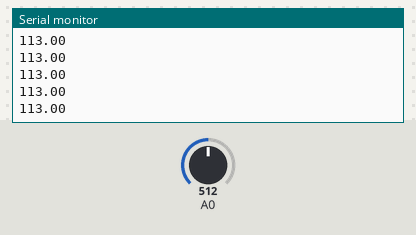
This sketch was run on a simulated Arduino Uno, built with avr-gcc and run on an emulated ATmega328P. Shown: the last lines printed to the serial monitor. The inputs (shaded band) are chosen by the test bench; at power-on: A0 = 512. WiFi joins after 1.5 s; servers stay silent unless stated.

Above: at 3.0 s.
3.1 s: A0 set to 716
At 4.1 s:
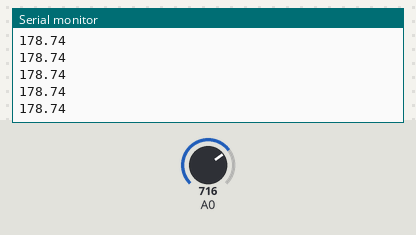
4.6 s: A0 set to 900
At 5.3 s:
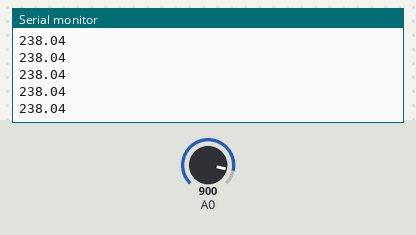
Timing chart, 0 to 7.6 s (numbered marks = the images above; inputs shaded):
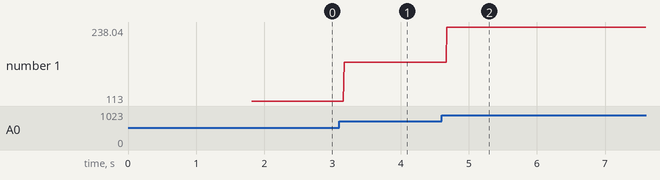

Measured:
- after the input at 3.1 s, the serial monitor: prints a new line after 0.07 s (image 1)
- after the input at 4.6 s, the serial monitor: prints a new line after 0.08 s (image 2)
- plotted number 1: 113 → 178.74 after the input at 3.1 s, 178.74 → 238 after the input at 4.6 s

The sketch:

temp_sensor_final_working.ino
```cpp
// (licence header left out)
/* Comment this out to disable prints and save space */
#define BLYNK_PRINT Serial
#define aref_voltage 3.3


#include <ESP8266_Lib.h>
#include <BlynkSimpleShieldEsp8266.h>

// You should get Auth Token in the Blynk App.
// Go to the Project Settings (nut icon).
char auth[] = "a23584e57c144bbe8d4bcf5633f31576";

// Your WiFi credentials.a23584e57c144bbe8d4bcf5633f31576
// Set password to "" for open networks.
char ssid[] = "FreeboxLB";
char pass[] = "uQsy4blRnJnLHpra";

float tempReading = 0;

// Hardware Serial on Mega, Leonardo, Micro...
//#define EspSerial Serial

// or Software Serial on Uno, Nano...
#include <SoftwareSerial.h>
SoftwareSerial EspSerial(2, 3); // RX, TX

// Set your ESP-01 baud rate to 9600 with this command AT+UART_DEF=9600,8,1,0,0
// Your ESP8266 baud rate:
#define ESP8266_BAUD 9600

ESP8266 wifi(&EspSerial);

BlynkTimer timer;

// This function sends Arduino's up time every second to Virtual Pin (5).
// In the app, Widget's reading frequency should be set to PUSH. This means
// that you define how often to send data to Blynk App.
void myTimerEvent()
{
  // You can send any value at any time.
  // Please don't send more that 10 values per second.
  Blynk.virtualWrite(V5, millis() / 1000);
}

void setup()
{
  // Debug console
  Serial.begin(9600);

  // Set ESP8266 baud rate
  EspSerial.begin(ESP8266_BAUD);
  delay(10);

  Blynk.begin(auth, wifi, ssid, pass);
  // You can also specify server:
  //Blynk.begin(auth, wifi, ssid, pass, "blynk-cloud.com", 8442);
  //Blynk.begin(auth, wifi, ssid, pass, IPAddress(192,168,0,100), 8442);

  // Setup a function to be called every second
  timer.setInterval(1000L, myTimerEvent);
  analogReference(EXTERNAL);
}

void loop()
{
  tempReading = analogRead(0);

  // converting that reading to voltage, which is based off the reference voltage
  float voltage = tempReading * aref_voltage;
  voltage /= 1024.0;

  // now print out the temperature
  float temperatureC = (voltage - 0.5) * 100 - 2;
  Serial.print(temperatureC);
  Blynk.virtualWrite(0, temperatureC);
  Serial.print("\n\r");
  Blynk.run();
  timer.run(); // Initiates BlynkTimer


  /*tmp = analogRead(0) * aref_voltage;
  Blynk.virtualWrite(0, (tmp*(5000/1024)-500)/10);
  Serial.print((tmp*(5000/1024)-500)/10);
  Serial.print("\n\r");
  Blynk.run();
  timer.run(); // Initiates BlynkTimer*/
}
```
